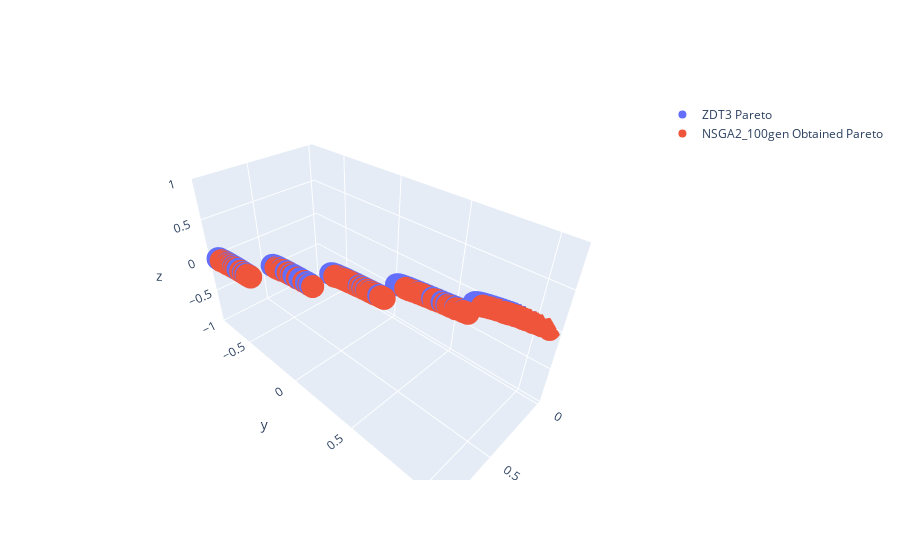

Notebook cell for this chart:
### Code cell
plot_pareto_front_3d(pareto_front, obtained_results, 'NSGA2_100gen', 'ZDT3')
